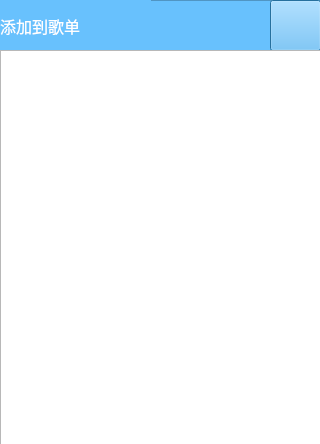
<?xml version="1.0" encoding="UTF-8"?>
<ui version="4.0">
 <class>addToList</class>
 <widget class="QDialog" name="addToList">
  <property name="geometry">
   <rect>
    <x>0</x>
    <y>0</y>
    <width>320</width>
    <height>444</height>
   </rect>
  </property>
  <property name="windowTitle">
   <string>Dialog</string>
  </property>
  <widget class="QFrame" name="frame">
   <property name="geometry">
    <rect>
     <x>0</x>
     <y>0</y>
     <width>331</width>
     <height>51</height>
    </rect>
   </property>
   <property name="styleSheet">
    <string notr="true">background-color: rgb(104, 193, 253);</string>
   </property>
   <property name="frameShape">
    <enum>QFrame::StyledPanel</enum>
   </property>
   <property name="frameShadow">
    <enum>QFrame::Raised</enum>
   </property>
   <widget class="QLabel" name="label">
    <property name="geometry">
     <rect>
      <x>0</x>
      <y>0</y>
      <width>151</width>
      <height>51</height>
     </rect>
    </property>
    <property name="font">
     <font>
      <family>华康少女文字 - Kelvin</family>
      <pointsize>12</pointsize>
     </font>
    </property>
    <property name="styleSheet">
     <string notr="true">color: rgb(255, 255, 255);</string>
    </property>
    <property name="text">
     <string>添加到歌单</string>
    </property>
   </widget>
   <widget class="QPushButton" name="closeBtn">
    <property name="geometry">
     <rect>
      <x>270</x>
      <y>0</y>
      <width>51</width>
      <height>51</height>
     </rect>
    </property>
    <property name="styleSheet">
     <string notr="true">QPushButton#closeBtn
{
  border-image: url(:/img/ico/close_n.png);
}
QPushButton::hover#closeBtn
{
  border-image: url(:/img/ico/close_h.png);
}
QPushButton::pressed#closeBtn
{
  border-image: url(:/img/ico/close_n.png);
}</string>
    </property>
    <property name="text">
     <string/>
    </property>
   </widget>
  </widget>
  <widget class="QListWidget" name="allLists">
   <property name="geometry">
    <rect>
     <x>0</x>
     <y>50</y>
     <width>321</width>
     <height>401</height>
    </rect>
   </property>
  </widget>
 </widget>
 <resources/>
 <connections/>
</ui>
